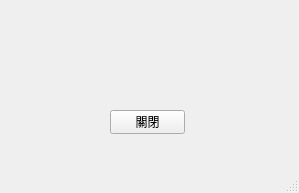
<?xml version="1.0" encoding="UTF-8"?>
<ui version="4.0">
 <class>MainWindow</class>
 <widget class="QMainWindow" name="MainWindow">
  <property name="geometry">
   <rect>
    <x>0</x>
    <y>0</y>
    <width>299</width>
    <height>193</height>
   </rect>
  </property>
  <property name="windowTitle">
   <string>MainWindow</string>
  </property>
  <widget class="QWidget" name="centralwidget">
   <widget class="QPushButton" name="pushButton">
    <property name="geometry">
     <rect>
      <x>110</x>
      <y>110</y>
      <width>75</width>
      <height>24</height>
     </rect>
    </property>
    <property name="text">
     <string>關閉</string>
    </property>
   </widget>
  </widget>
  <widget class="QMenuBar" name="menubar">
   <property name="geometry">
    <rect>
     <x>0</x>
     <y>0</y>
     <width>299</width>
     <height>22</height>
    </rect>
   </property>
  </widget>
  <widget class="QStatusBar" name="statusbar"/>
 </widget>
 <resources/>
 <connections>
  <connection>
   <sender>pushButton</sender>
   <signal>clicked()</signal>
   <receiver>MainWindow</receiver>
   <slot>close()</slot>
   <hints>
    <hint type="sourcelabel">
     <x>164</x>
     <y>147</y>
    </hint>
    <hint type="destinationlabel">
     <x>177</x>
     <y>163</y>
    </hint>
   </hints>
  </connection>
 </connections>
</ui>
